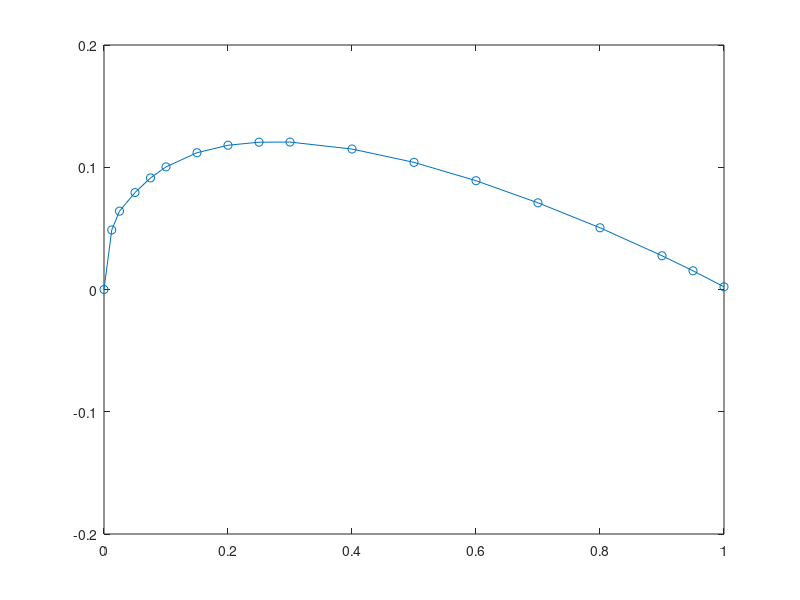
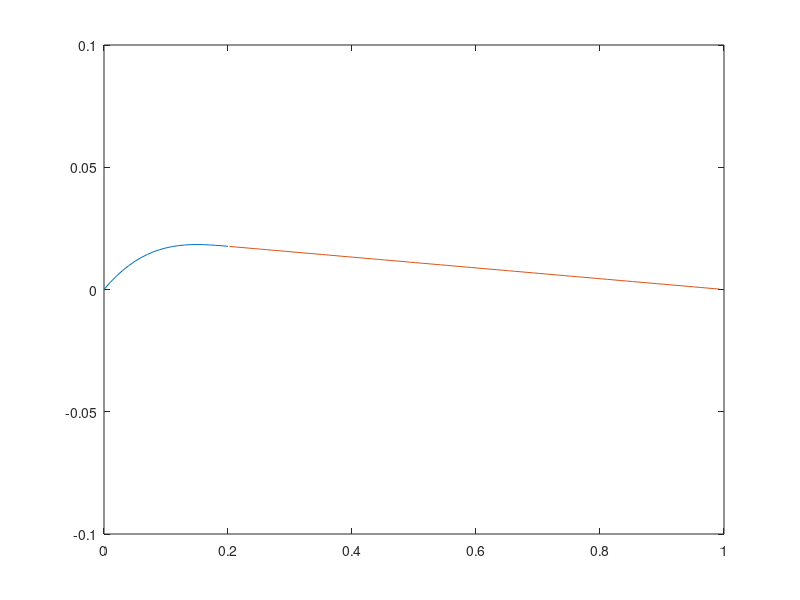

Reproduce these figures in MATLAB, in order.
%% 根据dat文件画出翼型
x = [1,0.95,0.9,0.8,0.7,0.6,...
    0.5,0.4,0.3,0.25,0.2,...
    0.15,0.1,0.075,0.05,0.025,0.0125,0,...
    0.0125,0.025,0.05,0.075,0.1,0.15,0.2,0.25,0.3,0.4,0.5,0.6,...
    0.7,0.8,0.9,0.95,1.0];
y = [0.0022,0.0153,0.0276,0.0505,0.0709,0.0890,0.1040,0.1149,...
    0.1206,0.1205,0.1180,0.1119,0.1003,0.0913,0.0793,0.0641,...
    0.0487,0,-0.0208,-0.0314,-0.0452,-0.0555,-0.0632,-0.0751,...
    -0.0830,-0.0876,-0.0895,-0.0883,-0.0814,-0.0707,-0.0572,-0.0413,...
    -0.0230,-0.0130,-0.0022];
length(x);
length(y);
figure(1)
scatter(x,y,'magenta')
axis([0 1 -0.2 0.2])
figure(2)
plot(x,y,'-o')
axis([0 1 -0.2 0.2])
%% 根据PPT上的公式进行画图
k1 = 15.957;
m = 0.2025;
x1 = [0:0.01:m];
x2 = [m:0.01:1];
y1 = k1/6*(x1.^3-3*m*x1.^2+m^2*(3-m)*x1);
y2 = k1*m^3/6*(1-x2);

plot(x1,y1)
hold on 
plot(x2,y2)
axis([0 1 -0.1 0.1])
hold off

%% 先考虑上半部分
x = [1,0.95,0.9,0.8,0.7,0.6,...
    0.5,0.4,0.3,0.25,0.2,...
    0.15,0.1,0.075,0.05,0.025,0.0125,0];
y = [0.0022,0.0153,0.0276,0.0505,0.0709,0.0890,0.1040,0.1149,...
    0.1206,0.1205,0.1180,0.1119,0.1003,0.0913,0.0793,0.0641,...
    0.0487,0];

% 找出控制点
x_control = []
y_control = []
for i = 1:1:length(x)-1
    x_control(end + 1)=(x(i)+x(i+1))/2;
    y_control(end + 1)=(y(i)+y(i+1))/2;
end
figure(1)
plot(x,y,'-o')
axis([0 1 -0.2 0.2])
hold on 
scatter(x_control,y_control,'red','*')
hold off

%% 从txt文件中读取x，y
clc
a = load("NACA23021.txt")
x = a(1:18,1)
y = a(1:18,2)
figure(1)
plot(x,y,'-o')
axis([0 1 -0.2 0.2])

%% 